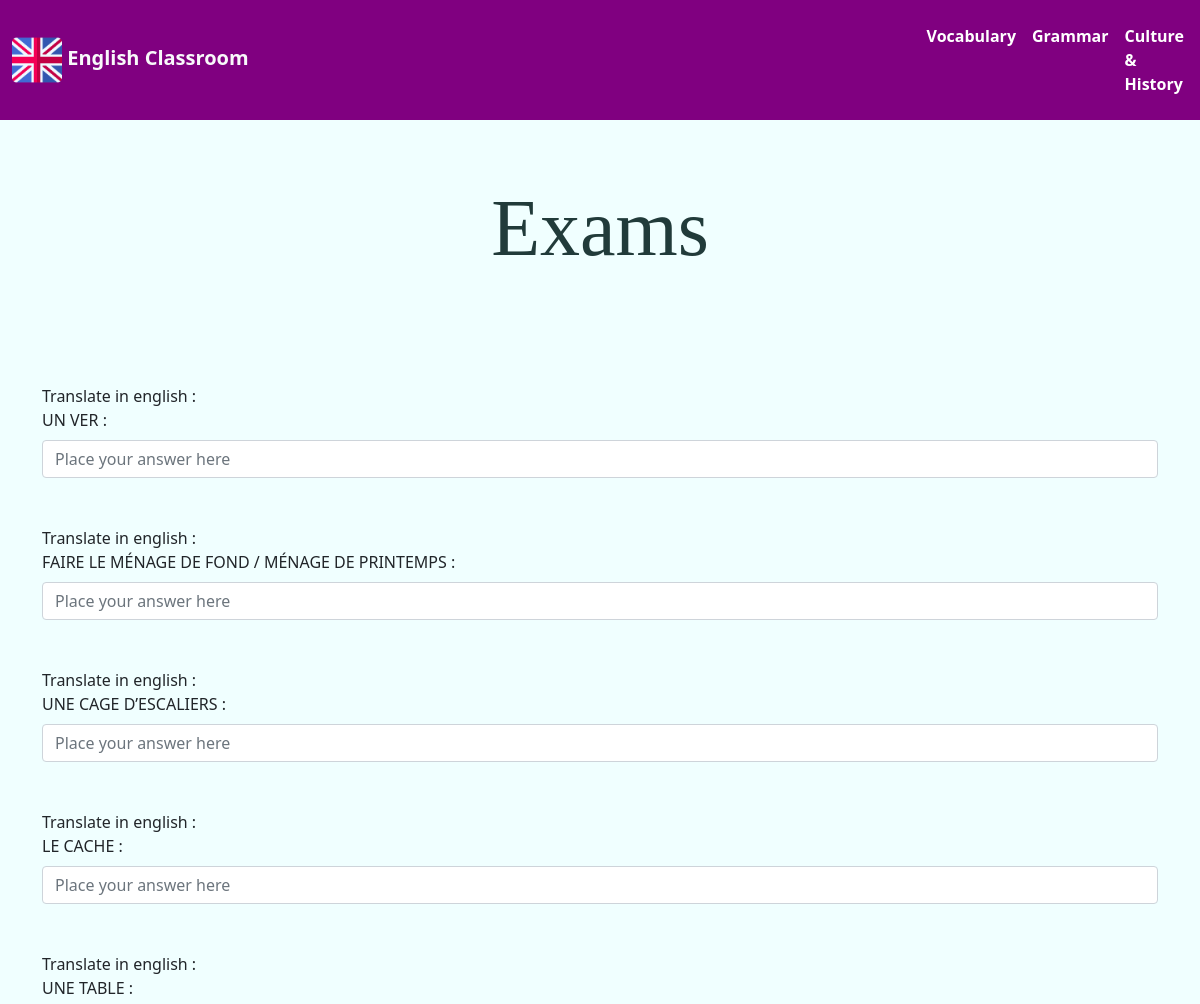
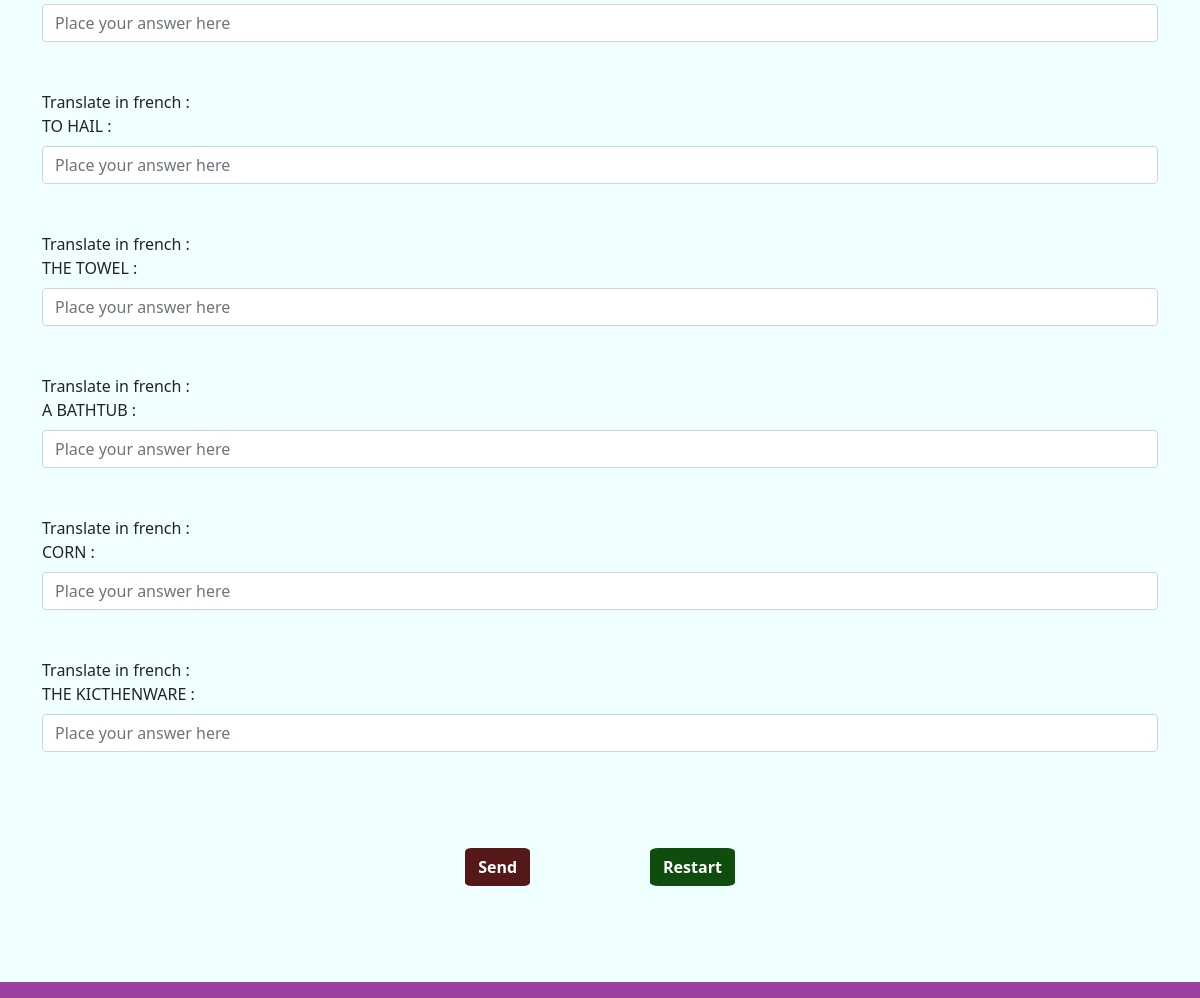
/exams, run on the app's committed database (2 pictures, top to bottom).
### tables this page shows
CREATE TABLE card (id INTEGER PRIMARY KEY AUTOINCREMENT, sujet TEXT, question TEXT, answer TEXT, id_field INT);

### app.py (the view)
@app.route("/exams",methods=["GET","POST"])
def exams():
    listforexams=question_for_exams_voc()
    vocfrenchexams=[]
    vocenglishexams=[]
    for i in range(len(listforexams)):
        vocfrenchexams.append(listforexams[i][0])
        vocenglishexams.append(listforexams[i][1])
    return render_template("exams/exams.html",lenlistforexams=len(listforexams),vocfrenchexams=vocfrenchexams,vocenglishexams=vocenglishexams)

### backend/content/exams.py (called while the page is built)
def question_for_exams_voc():
    card = sqlite3.connect('./backend/bd/question.db',check_same_thread=False)
    card_curs = card.cursor()
    list_question_for_exams = list(card_curs.execute("SELECT question,answer FROM card WHERE id_field=1 ORDER BY RANDOM() LIMIT 10"))
    print(clean_list(list_question_for_exams))
    return clean_list(list_question_for_exams)

def clean_list(liste):
    liste_clean=[(tup[0].strip().upper(), tup[1].strip().upper()) for tup in liste]
    return liste_clean

### templates/exams/exams.html (shortened to what this page needs)
{% extends "nav-tdl.html" %}
{% block body %}
<div class="container d-flex justify-content-center align-items-center text-center">
    <div class="row m-5">
        <span class="section-text">Exams</span>
    </div>
</div>
<div class="container container-lg">
    <form method="post">
        {% for i in range(lenlistforexams// 2) %}
            <div class="mt-5 mb-5">
                <label class="form-label">Translate in english : <br> {{vocfrenchexams[i]}} :</label>
                <input type="text" id="Question{{i}}" name="Answer{{i}}" placeholder="Place your answer here" class="form-control">
            </div>
        {% endfor %}
        {% for i in range(lenlistforexams//2,lenlistforexams) %}
            <div class="mt-5 mb-5">
                <label class="form-label">Translate in french : <br> {{vocenglishexams[i]}} :</label>
                <input type="text" id="Question{{i}}" name="Answer{{i}}" placeholder="Place your answer here" class="form-control">
            </div>
        {% endfor %}
        <div class="container d-flex justify-content-center align-items-center mt-5">
            <div class="row">
                <div class="col m-5">
                    <button id="btn-envoyer" onclick="getAllAnswer()" type="submit" class="btn btn-exams-send" formaction="/exams">Send</button>
                </div>
                <div class="col m-5">
                    <button id="btn-restart" type ="submit" class="btn btn-exams-restart" formaction="/exams">Restart</button>
                </div>
            </div>
        </div>
    </form>
</div>
{% endblock %}

### templates/nav-tdl.html (shortened to what this page needs)
<!DOCTYPE html>
<html>
    <head>
        <link href="https://cdn.jsdelivr.net/npm/bootstrap@5.0.2/dist/css/bootstrap.min.css" rel="stylesheet">
        <link href="//db.onlinewebfonts.com/c/effd74cbf0d7ec814ef5b5c8b44e0988?family=VeneerW01-Two" rel="stylesheet" type="text/css"/>
        <link href="//db.onlinewebfonts.com/c/db7994604cdb2450e83c893d200c251b?family=OMEGLE" rel="stylesheet" type="text/css"/>
        <link href="//db.onlinewebfonts.com/c/13dbbd029d70f10549374a111e88aee0?family=Milkshake" rel="stylesheet" type="text/css"/>
        <link href="../static/styles/main_css.css" rel="stylesheet">
        <link href="../static/styles/animation.css" rel="stylesheet">
    </head>
    <body>
        <nav class="navbar navbar-expand-md bg-color-nav">
            <div class="container-lg">
                <a class="navbar-brand fw-bold" href="/"><span class="text-light white"> <img src="../static/img/royaume-uni.png" width="50" height="50"> English Classroom</span></a>
            </div>
            <ul class="navbar-nav m-2">
                <li class="nav-item active">
                    <a class="nav-link" href="/vocabulary"><span class="fw-bold text-white">Vocabulary</span></a>
                </li>
                <li class="nav-item">
                    <a class="nav-link" href="/grammar"><span class="fw-bold text-white">Grammar</span></a>
                </li>
                <li class="nav-item">
                    <a class="nav-link" href="/culture&history"><span class="fw-bold text-white">Culture & History</span></a>
                </li>
            </ul>
        </nav>
        {% block body %}{% endblock %}
        <nav class="navbar navbar-expand-md bg-color-nav mt-5 bottom-0 opacity-25">
        </nav>
    </body>
</html>

### static/styles/main_css.css (style rules this page uses)
body { background-color:azure; }
.bg-color-nav { background: purple; }
.section-text { font-family: "OMEGLE"; font-size: 500%; color: rgb(33, 59, 58); }
.opacity-25 { opacity: 0.75; }
.btn-exams-restart { border-radius: 10%; background-color: rgb(15, 77, 15); color:white; font-weight: bolder; }
.btn-exams-send { border-radius: 10%; background-color: rgb(85, 24, 24); color:white; font-weight: bolder; }

### data on the page
card: question "UN VER"
card: question "FAIRE LE MÉNAGE DE FOND / MÉNAGE DE PRINTEMPS"
card: question "UNE CAGE D’ESCALIERS"
card: question "LE CACHE"
card: answer "TO HAIL"
card: answer "THE TOWEL"
card: answer "A BATHTUB"
card: answer "CORN"
card: answer "THE KICTHENWARE"

### other printed values
{{ vocfrenchexams[i] }} "UNE TABLE"
